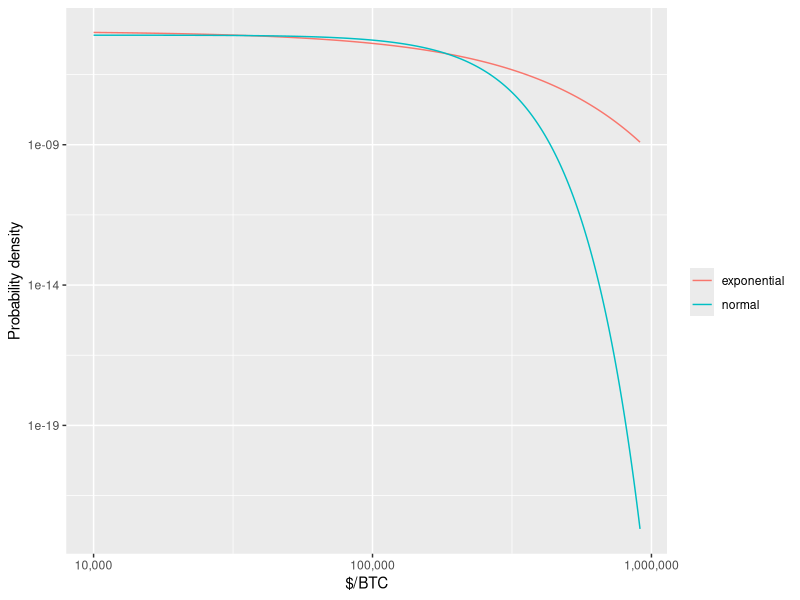

Generate this figure with R:
################################################################################
## Copyright 2018 "Nathan Hwang" <thenoviceoof>
##
## Licensed under the Apache License, Version 2.0 (the "License");
## you may not use this file except in compliance with the License.
## You may obtain a copy of the License at
##
##     http://www.apache.org/licenses/LICENSE-2.0
##
## Unless required by applicable law or agreed to in writing, software
## distributed under the License is distributed on an "AS IS" BASIS,
## WITHOUT WARRANTIES OR CONDITIONS OF ANY KIND, either express or implied.
## See the License for the specific language governing permissions and
## limitations under the License.
################################################################################

# Illustrate the normal/exponential distribution behaviors.

library(rmutil)
library(ggplot2)
library(scales)

x = seq(0, 900000, by=1000)
normal = 2 * dnorm(x, 0, 100000)
exponential = dexp(x, 1/100000)

xx = x + 10000

norDF = data.frame(xx, y=normal)
expDF = data.frame(xx, y=exponential)

norDF$id = "normal"
expDF$id = "exponential"

data = rbind(norDF, expDF)

plot = ggplot(data, aes(x=xx, y=y, color=id)) +
    xlab("$/BTC") +
    ylab("Probability density") +
    scale_x_log10(labels=comma) +
    scale_y_log10() +
    geom_line()
plot$labels$colour = ""

ggsave("plt_distributions.png", plot)
